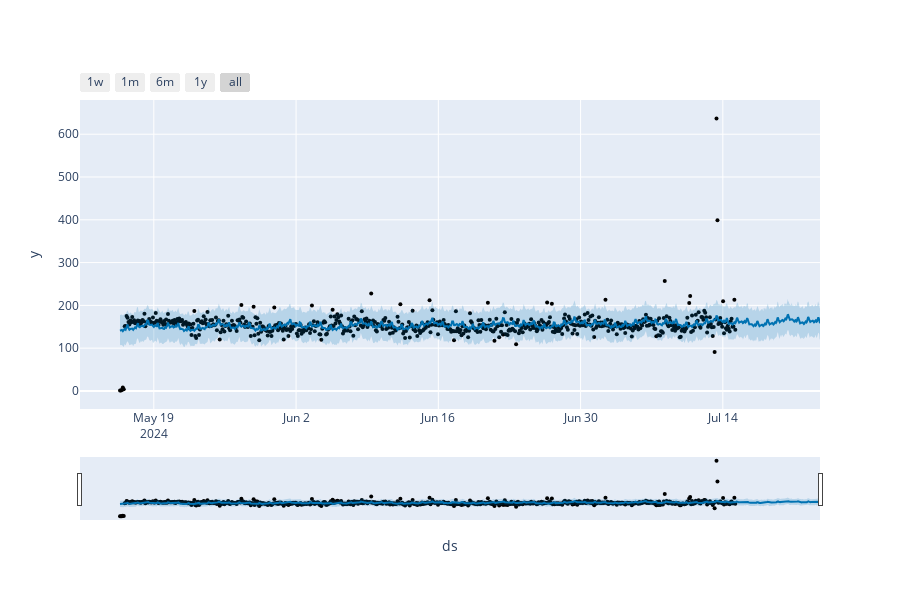

Write notebook code for a chart like this one.
### Code cell
plot_plotly(m, fcst)

### Figure 1 — Plotly figure (JSON) as saved in the notebook; plotly's stock layout.template omitted (floating-point values rounded to 4 significant figures; data arrays with more than 128 entries replaced by an {"elided": "..."} marker saying what was removed)
{"data": [{"marker": {"color": "black", "size": 4}, "mode": "markers", "name": "Actual", "type": "scatter", "x": {"elided": "655 str values"}, "y": {"elided": "655 float values"}}, {"hoverinfo": "skip", "line": {"width": 0}, "mode": "lines", "type": "scatter", "x": {"elided": "855 str values"}, "y": {"elided": "855 float values"}}, {"fill": "tonexty", "fillcolor": "rgba(0, 114, 178, 0.2)", "line": {"color": "#0072B2", "width": 2}, "mode": "lines", "name": "Predicted", "type": "scatter", "x": {"elided": "855 str values"}, "y": {"elided": "855 float values"}}, {"fill": "tonexty", "fillcolor": "rgba(0, 114, 178, 0.2)", "hoverinfo": "skip", "line": {"width": 0}, "mode": "lines", "type": "scatter", "x": {"elided": "855 str values"}, "y": {"elided": "855 float values"}}], "layout": {"height": 600, "showlegend": false, "width": 900, "xaxis": {"rangeselector": {"buttons": [{"count": 7, "label": "1w", "step": "day", "stepmode": "backward"}, {"count": 1, "label": "1m", "step": "month", "stepmode": "backward"}, {"count": 6, "label": "6m", "step": "month", "stepmode": "backward"}, {"count": 1, "label": "1y", "step": "year", "stepmode": "backward"}, {"step": "all"}]}, "rangeslider": {"visible": true}, "title": {"text": "ds"}, "type": "date"}, "yaxis": {"title": {"text": "y"}}}}
